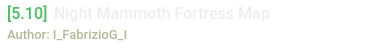
<?xml version="1.0" encoding="UTF-8"?>
<ui version="4.0">
 <class>ModButton</class>
 <widget class="QWidget" name="ModButton">
  <property name="geometry">
   <rect>
    <x>0</x>
    <y>0</y>
    <width>370</width>
    <height>48</height>
   </rect>
  </property>
  <property name="minimumSize">
   <size>
    <width>0</width>
    <height>48</height>
   </size>
  </property>
  <property name="maximumSize">
   <size>
    <width>16777215</width>
    <height>48</height>
   </size>
  </property>
  <property name="cursor">
   <cursorShape>PointingHandCursor</cursorShape>
  </property>
  <property name="windowTitle">
   <string>Form</string>
  </property>
  <property name="styleSheet">
   <string notr="true">border: none;
background-color: #00000000;</string>
  </property>
  <layout class="QHBoxLayout" name="horizontalLayout">
   <property name="spacing">
    <number>0</number>
   </property>
   <property name="leftMargin">
    <number>0</number>
   </property>
   <property name="topMargin">
    <number>0</number>
   </property>
   <property name="rightMargin">
    <number>0</number>
   </property>
   <property name="bottomMargin">
    <number>0</number>
   </property>
   <item>
    <widget class="QFrame" name="background">
     <property name="styleSheet">
      <string notr="true">QFrame#background{
background-color: #0024638C;
border-radius: 5;
}
QFrame:hover#background{
background-color: #7724638C;
}</string>
     </property>
     <property name="frameShape">
      <enum>QFrame::StyledPanel</enum>
     </property>
     <property name="frameShadow">
      <enum>QFrame::Raised</enum>
     </property>
     <layout class="QHBoxLayout" name="horizontalLayout_2">
      <property name="spacing">
       <number>0</number>
      </property>
      <property name="leftMargin">
       <number>7</number>
      </property>
      <property name="topMargin">
       <number>0</number>
      </property>
      <property name="rightMargin">
       <number>7</number>
      </property>
      <property name="bottomMargin">
       <number>0</number>
      </property>
      <item>
       <widget class="QFrame" name="modInfo">
        <property name="styleSheet">
         <string notr="true"/>
        </property>
        <property name="frameShape">
         <enum>QFrame::StyledPanel</enum>
        </property>
        <property name="frameShadow">
         <enum>QFrame::Raised</enum>
        </property>
        <layout class="QVBoxLayout" name="verticalLayout">
         <property name="spacing">
          <number>0</number>
         </property>
         <property name="leftMargin">
          <number>0</number>
         </property>
         <property name="topMargin">
          <number>0</number>
         </property>
         <property name="rightMargin">
          <number>0</number>
         </property>
         <property name="bottomMargin">
          <number>0</number>
         </property>
         <item>
          <widget class="QFrame" name="frame_2">
           <property name="frameShape">
            <enum>QFrame::StyledPanel</enum>
           </property>
           <property name="frameShadow">
            <enum>QFrame::Raised</enum>
           </property>
           <layout class="QHBoxLayout" name="horizontalLayout_3">
            <property name="leftMargin">
             <number>0</number>
            </property>
            <property name="topMargin">
             <number>3</number>
            </property>
            <property name="rightMargin">
             <number>0</number>
            </property>
            <property name="bottomMargin">
             <number>0</number>
            </property>
            <item alignment="Qt::AlignLeft">
             <widget class="QLabel" name="gameVersion">
              <property name="font">
               <font>
                <family>Roboto Medium</family>
                <pointsize>12</pointsize>
               </font>
              </property>
              <property name="styleSheet">
               <string notr="true">color: #43C15F;
</string>
              </property>
              <property name="text">
               <string>[5.10]</string>
              </property>
             </widget>
            </item>
            <item alignment="Qt::AlignLeft">
             <widget class="QLabel" name="modName">
              <property name="font">
               <font>
                <family>Roboto Medium</family>
                <pointsize>12</pointsize>
               </font>
              </property>
              <property name="styleSheet">
               <string notr="true">QLabel{
color: #eeeeee;
}</string>
              </property>
              <property name="text">
               <string>Night Mammoth Fortress Map</string>
              </property>
              <property name="textFormat">
               <enum>Qt::AutoText</enum>
              </property>
              <property name="scaledContents">
               <bool>false</bool>
              </property>
              <property name="wordWrap">
               <bool>false</bool>
              </property>
              <property name="textInteractionFlags">
               <set>Qt::NoTextInteraction</set>
              </property>
             </widget>
            </item>
            <item>
             <spacer name="horizontalSpacer">
              <property name="orientation">
               <enum>Qt::Horizontal</enum>
              </property>
              <property name="sizeHint" stdset="0">
               <size>
                <width>40</width>
                <height>20</height>
               </size>
              </property>
             </spacer>
            </item>
           </layout>
          </widget>
         </item>
         <item>
          <widget class="QFrame" name="frame">
           <property name="frameShape">
            <enum>QFrame::StyledPanel</enum>
           </property>
           <property name="frameShadow">
            <enum>QFrame::Raised</enum>
           </property>
           <layout class="QHBoxLayout" name="horizontalLayout_4">
            <property name="spacing">
             <number>0</number>
            </property>
            <property name="leftMargin">
             <number>0</number>
            </property>
            <property name="topMargin">
             <number>0</number>
            </property>
            <property name="rightMargin">
             <number>0</number>
            </property>
            <property name="bottomMargin">
             <number>3</number>
            </property>
            <item>
             <widget class="QLabel" name="modAuthor">
              <property name="font">
               <font>
                <family>Roboto Medium</family>
                <pointsize>10</pointsize>
               </font>
              </property>
              <property name="mouseTracking">
               <bool>true</bool>
              </property>
              <property name="styleSheet">
               <string notr="true">QLabel{
color: #B1BA96;
}</string>
              </property>
              <property name="text">
               <string>Author: I_FabrizioG_I</string>
              </property>
              <property name="alignment">
               <set>Qt::AlignLeading|Qt::AlignLeft|Qt::AlignVCenter</set>
              </property>
             </widget>
            </item>
           </layout>
          </widget>
         </item>
        </layout>
       </widget>
      </item>
      <item>
       <widget class="QFrame" name="modStateFrame">
        <property name="minimumSize">
         <size>
          <width>20</width>
          <height>0</height>
         </size>
        </property>
        <property name="maximumSize">
         <size>
          <width>20</width>
          <height>16777215</height>
         </size>
        </property>
        <property name="frameShape">
         <enum>QFrame::StyledPanel</enum>
        </property>
        <property name="frameShadow">
         <enum>QFrame::Raised</enum>
        </property>
        <layout class="QHBoxLayout" name="horizontalLayout_5">
         <property name="spacing">
          <number>0</number>
         </property>
         <property name="leftMargin">
          <number>0</number>
         </property>
         <property name="topMargin">
          <number>0</number>
         </property>
         <property name="rightMargin">
          <number>0</number>
         </property>
         <property name="bottomMargin">
          <number>0</number>
         </property>
         <item>
          <widget class="QLabel" name="modState">
           <property name="minimumSize">
            <size>
             <width>20</width>
             <height>20</height>
            </size>
           </property>
           <property name="maximumSize">
            <size>
             <width>20</width>
             <height>20</height>
            </size>
           </property>
           <property name="text">
            <string/>
           </property>
           <property name="pixmap">
            <pixmap resource="icons.qrc">:/icons/resources/icons/Installed.png</pixmap>
           </property>
           <property name="scaledContents">
            <bool>true</bool>
           </property>
          </widget>
         </item>
        </layout>
       </widget>
      </item>
     </layout>
    </widget>
   </item>
  </layout>
 </widget>
 <resources>
  <include location="icons.qrc"/>
 </resources>
 <connections/>
</ui>
